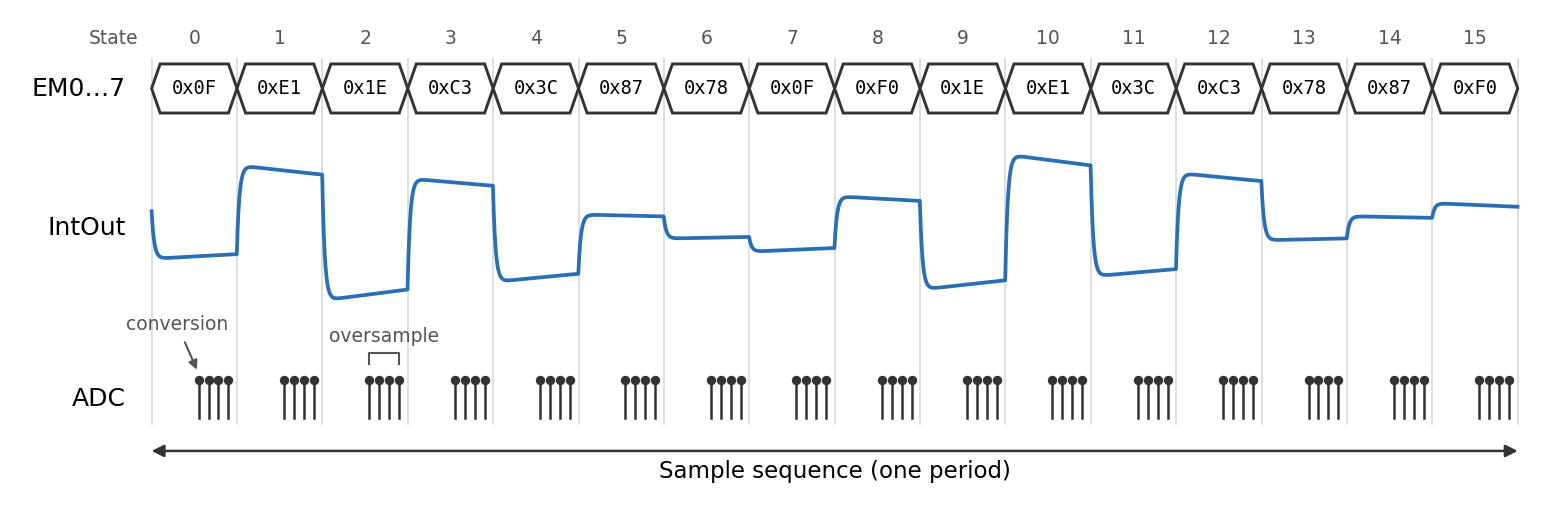

Python code for this plot:
"""Timing diagram for the README: one full sample sequence (all 16 emitter states),
showing the emitter bus, the charge integrator output and the ADC conversions."""
from pathlib import Path

import matplotlib

matplotlib.use("Agg")  # render to file only; never open a window

import matplotlib.pyplot as plt
import numpy as np
from scipy import signal

OUT_DIR = Path(__file__).resolve().parent

# Copied from the firmware (sensor-math.hpp)
EMITTER_STATES = [
    0x0F, 0xE1, 0x1E, 0xC3, 0x3C, 0x87, 0x78, 0x0F,
    0xF0, 0x1E, 0xE1, 0x3C, 0xC3, 0x78, 0x87, 0xF0,
]
N_EMITTERS = 8
N_STATES = len(EMITTER_STATES)

# Reflector stem (4 emitters wide, 8 pitch) position over the emitters, in emitter
# widths. Any non-integer value gives a representative mix of step sizes.
REFLECTOR_POS = 1.3
STEM_W, PERIOD = 4.0, 8.0

CONVERSIONS_PER_STATE = 4  # just enough stems to show several per transition
ADC_WINDOW = (0.55, 0.9)  # where in each state the oversample burst sits

# Row layout (y ranges)
BUS_Y = (3.0, 3.45)
INT_Y = (1.3, 2.6)
ADC_Y = (0.2, 0.55)

C_WAVE = "#2a6fb5"
C_EDGE = "#333333"
C_GRID = "#d9d9d9"
C_NOTE = "#555555"


def emitter_weights():
    """Fraction of each emitter covered by a reflector stem."""
    w = np.zeros(N_EMITTERS)
    for k in range(-2, 3):
        left = REFLECTOR_POS + k * PERIOD
        for e in range(N_EMITTERS):
            w[e] += max(0.0, min(left + STEM_W, e + 1) - max(left, e))
    return w


def intout_wave(samples_per_state=400):
    """Integrator output over one sequence: an inverted step per transition sized by
    the coupled emitters, a fast settle and a slow droop from the bleed resistor."""
    w = emitter_weights()
    coupled = np.array([sum(w[e] for e in range(N_EMITTERS) if s >> e & 1)
                        for s in EMITTER_STATES])
    target = -np.repeat(np.tile(coupled, 3), samples_per_state)  # 3 periods to settle
    droop = np.exp(-1 / (6.0 * samples_per_state))
    stepped = signal.lfilter([1.0, -1.0], [1.0, -droop], target)
    settle = np.exp(-1 / (0.03 * samples_per_state))
    smooth = signal.lfilter([1 - settle], [1.0, -settle], stepped)
    v = smooth[-N_STATES * samples_per_state:]
    t = np.arange(len(v)) / samples_per_state
    return t, v


def bus_row(ax):
    lo, hi = BUS_Y
    mid, c = (lo + hi) / 2, 0.1
    for i, state in enumerate(EMITTER_STATES):
        x0, x1 = i, i + 1
        ax.fill([x0, x0 + c, x1 - c, x1, x1 - c, x0 + c],
                [mid, hi, hi, mid, lo, lo], fc="white", ec=C_EDGE, lw=1.4)
        ax.text(i + 0.5, mid, f"0x{state:02X}", ha="center", va="center", fontsize=9,
                family="monospace")


def intout_row(ax):
    t, v = intout_wave()
    lo, hi = INT_Y
    v = (v - v.min()) / (v.max() - v.min())
    ax.plot(t, lo + v * (hi - lo), color=C_WAVE, lw=1.8)


def adc_row(ax):
    lo, hi = ADC_Y
    for i in range(N_STATES):
        for x in np.linspace(i + ADC_WINDOW[0], i + ADC_WINDOW[1], CONVERSIONS_PER_STATE):
            ax.plot([x, x], [lo, hi], color=C_EDGE, lw=1.2)
            ax.plot(x, hi, "o", color=C_EDGE, ms=3.5)

    # Call out one conversion and one oversample burst
    x_conv = 0 + ADC_WINDOW[0]
    ax.annotate("conversion", (x_conv, hi + 0.06), xytext=(x_conv - 0.25, hi + 0.42),
                ha="center", va="bottom", fontsize=9, color=C_NOTE,
                arrowprops=dict(arrowstyle="-|>", color=C_NOTE, lw=1.0, mutation_scale=9))
    b0, b1 = 2 + ADC_WINDOW[0], 2 + ADC_WINDOW[1]
    yb = hi + 0.15
    ax.plot([b0, b0, b1, b1], [yb, yb + 0.1, yb + 0.1, yb], color=C_NOTE, lw=1.0)
    ax.text((b0 + b1) / 2, yb + 0.16, "oversample", ha="center", va="bottom", fontsize=9,
            color=C_NOTE)


def main():
    fig, ax = plt.subplots(figsize=(13, 4.2))

    # State boundaries
    for i in range(N_STATES + 1):
        ax.plot([i, i], [ADC_Y[0] - 0.05, BUS_Y[1] + 0.05], color=C_GRID, lw=0.8, zorder=0)
    for i in range(N_STATES):
        ax.text(i + 0.5, BUS_Y[1] + 0.15, str(i), ha="center", va="bottom", fontsize=9,
                color=C_NOTE)
    ax.text(-0.15, BUS_Y[1] + 0.15, "State", ha="right", va="bottom", fontsize=9, color=C_NOTE)

    bus_row(ax)
    intout_row(ax)
    adc_row(ax)

    for label, (lo, hi) in (("EM0…7", BUS_Y), ("IntOut", INT_Y), ("ADC", ADC_Y)):
        ax.text(-0.3, (lo + hi) / 2, label, ha="right", va="center", fontsize=12)

    # One sample sequence spans all 16 states
    yb = ADC_Y[0] - 0.3
    ax.annotate("", (0, yb), xytext=(N_STATES, yb),
                arrowprops=dict(arrowstyle="<|-|>", color=C_EDGE, lw=1.2, mutation_scale=12,
                                shrinkA=0, shrinkB=0))
    ax.text(N_STATES / 2, yb - 0.08, "Sample sequence (one period)", ha="center", va="top",
            fontsize=11)

    ax.set_xlim(-1.6, N_STATES + 0.1)
    ax.set_ylim(yb - 0.45, BUS_Y[1] + 0.45)
    ax.axis("off")
    for ext in ("png", "svg"):
        fig.savefig(OUT_DIR / f"timing-diagram.{ext}", dpi=150, bbox_inches="tight")
    plt.close(fig)


if __name__ == "__main__":
    main()
